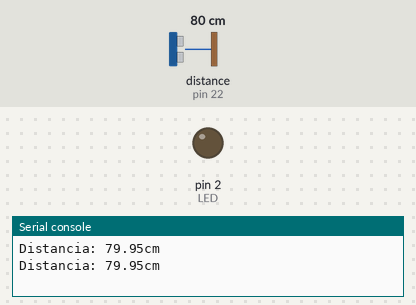
Bench run of a program on a simulated MicroPython board. Shown: output pins drawn as LEDs (lit = HIGH), the last lines printed to the serial console. Dashed ring = blinking. Inputs (shaded band) come from the test bench; at power-on: distance to the obstacle (sensor on pin 22) 80 cm. The echo pulse lasts 58.3 µs per cm; library files of the repository ran but are not shown: hcsr04.py; pins used as bus, display or sensor lines are not drawn.

Above: at 1.2 s.
1.3 s: distance to the obstacle (sensor on pin 22) set to 45 cm
2.8 s: distance to the obstacle (sensor on pin 22) set to 37 cm
At 3.4 s:
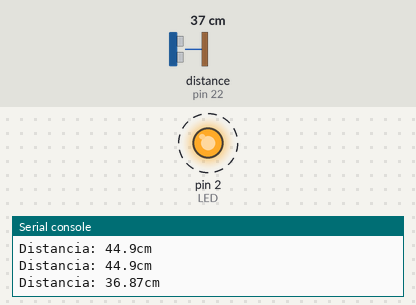
5.9 s: distance to the obstacle (sensor on pin 22) set to 60 cm
At 6.8 s:
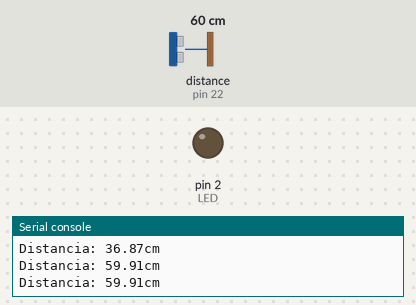
7.4 s: distance to the obstacle (sensor on pin 22) set to 35 cm
At 7.9 s:
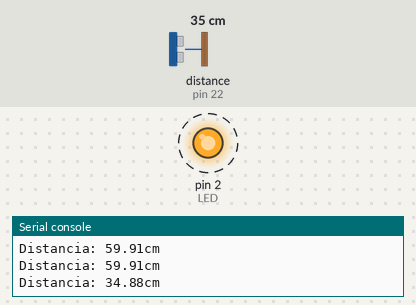
Timing chart, 0 to 11.5 s (numbered marks = the images above; inputs shaded):
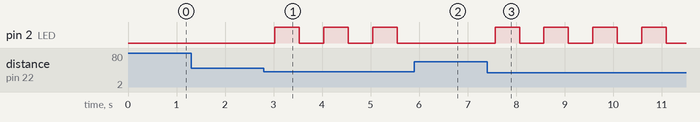

Measured:
- the behaviour switches between 41 and 40 cm on distance to the obstacle (sensor on pin 22) (found by bisection; images 0 and 1)
- after the input at 2.8 s, pin 2 (LED): alternates HIGH for 0.50 s and LOW for 0.50 s, starting after 0.23 s
- after the input at 5.9 s, pin 2 (LED): stays LOW (without the input it goes to HIGH after 0.15 s)
- after the input at 7.4 s, pin 2 (LED): alternates HIGH for 0.50 s and LOW for 0.50 s, starting after 0.17 s

The program:

distancia.py
```python
from machine import Pin
from machine import Timer
from hcsr04 import HCSR04
import machine
import time

LED = machine.Pin(2, machine.Pin.OUT)
sensor_distancia = HCSR04(trigger_pin=21, echo_pin=22, echo_timeout_us=1000000)

led_state = 0  # 0 for off, 1 for on

def timer0_callback(timer):
    global led_state
    distancia = sensor_distancia.distance_cm()

    print('Distancia: {}cm'.format(round(distancia, 2)))

    if distancia < 10:
        if led_state == 0:
            LED.value(1)
            led_state = 1
        else:
            LED.value(0)
            led_state = 0
        timer0.init(period=125, mode=Timer.PERIODIC, callback=timer0_callback)  # Double the speed

    elif distancia < 20:
        if led_state == 0:
            LED.value(1)
            led_state = 1
        else:
            LED.value(0)
            led_state = 0
        timer0.init(period=250, mode=Timer.PERIODIC, callback=timer0_callback)

    elif distancia < 40:
        if led_state == 0:
            LED.value(1)
            led_state = 1
        else:
            LED.value(0)
            led_state = 0
        timer0.init(period=500, mode=Timer.PERIODIC, callback=timer0_callback)

    else:
        LED.value(0)
        led_state = 0
        timer0.init(period=500, mode=Timer.PERIODIC, callback=timer0_callback)

timer0 = Timer(0)
timer0.init(period=500, mode=Timer.PERIODIC, callback=timer0_callback)
```
